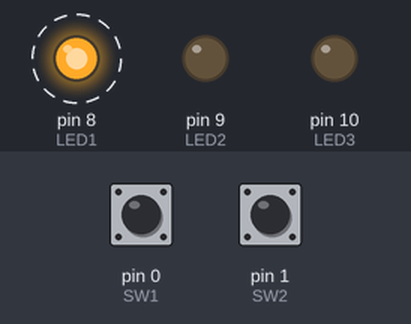
The sketch below on a simulated Arduino Uno, built with avr-gcc and run on an emulated ATmega328P. On the bench: output pins drawn as LEDs (lit = HIGH). Dashed ring = blinking. Inputs (shaded band) come from the test bench; at power-on: pin 0 (SW1) HIGH, pin 1 (SW2) HIGH.

Above: at 0.8 s.
0.9 s: pin 0 (SW1) pulled LOW for 0.15 s
At 1.9 s:
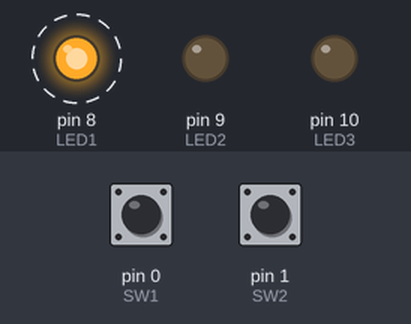
3.9 s: pin 1 (SW2) pulled LOW for 0.15 s
At 4.9 s:
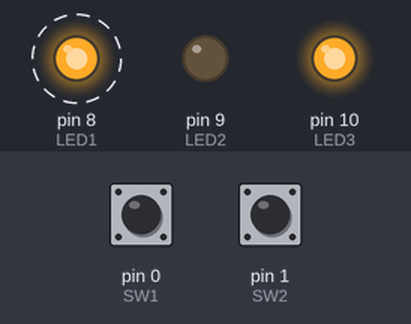
6.9 s: pin 0 (SW1) pulled LOW for 1 s
At 7.7 s:
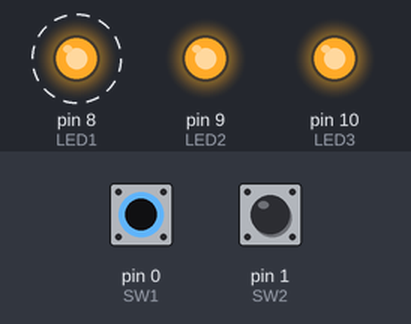
9.9 s: pin 0 (SW1) pulled LOW for 3.2 s
At 14.4 s:
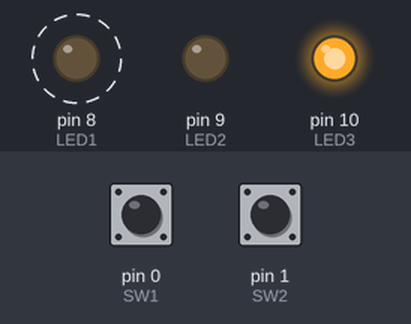
14.6 s: pin 1 (SW2) pulled LOW for 1 s
At 15.4 s:
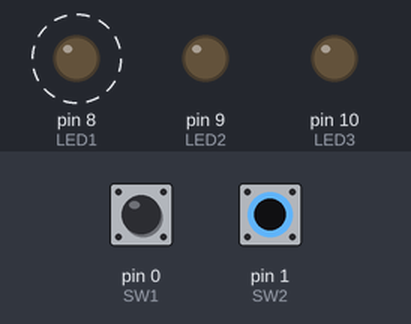
Timing chart, 0 to 19.5 s (numbered marks = the images above; inputs shaded):
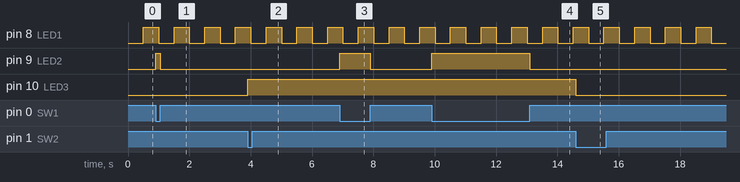

Measured:
- after the input at 0.9 s, pin 9 (LED2): LOW → HIGH at once, → LOW 0.15 s later
- after the input at 3.9 s, pin 10 (LED3): LOW → HIGH at once
- after the input at 6.9 s, pin 9 (LED2): LOW → HIGH at once, → LOW 1.0 s later
- after the input at 9.9 s, pin 9 (LED2): LOW → HIGH at once, → LOW 3.2 s later
- after the input at 14.6 s, pin 10 (LED3): HIGH → LOW at once
- by itself, pin 8 (LED1): alternates HIGH for 0.50 s and LOW for 0.50 s

The sketch:

zad2.ino
```cpp
#define F_CPU 16000000UL
#include <avr/io.h>
#include <util/delay.h>

#ifndef bit_macros
// ... (makra te same co wyżej) ...
#define _BV(bit)  (1<<(bit))
#define sbi(reg, bit) reg |= (_BV(bit))
#define cbi(reg, bit) reg &= ~(_BV(bit))
#define tbi(reg, bit) reg ^= (_BV(bit))
#define bit_is_set(sfr, bit)  ((sfr) & _BV(bit))
#define bit_is_clear(sfr, bit) (!((sfr) & _BV(bit)))
#endif

#define LED1 0 // PORTB
#define LED2 1 // PORTB
#define LED3 2 // PORTB

#define SW1 0 // PIND
#define SW2 1 // PIND

int main(void) {
    // Diody jako wyjścia
    sbi(DDRB, LED1);
    sbi(DDRB, LED2);
    sbi(DDRB, LED3);

    // Przyciski jako wejścia (cbi) z włączonym rezystorem podciągającym (sbi)
    cbi(DDRD, SW1); sbi(PORTD, SW1);
    cbi(DDRD, SW2); sbi(PORTD, SW2);

    uint16_t timer_1hz = 0;
    uint8_t sw2_last_state = 1; // 1 bo podciągnięte do VCC
    uint8_t debounce_timer = 0;

    while (1) {
        _delay_ms(1);
        timer_1hz++;

        if(debounce_timer > 0) debounce_timer--;

        // 1. LED1 - miga 1Hz
        if (timer_1hz >= 500) {
            tbi(PORTB, LED1);
            timer_1hz = 0;
        }

        // 2. LED2 - świeci tylko gdy SW1 jest wciśnięty (zakładamy stan niski przy wciśnięciu)
        if (bit_is_clear(PIND, SW1)) {
            sbi(PORTB, LED2);
        } else {
            cbi(PORTB, LED2);
        }

        // 3. LED3 - włącznik bistabilny na SW2
        uint8_t sw2_current_state = bit_is_set(PIND, SW2) ? 1 : 0;

        // Wykrywanie zbocza opadającego (był 1, jest 0) + prosty debouncing
        if (sw2_last_state == 1 && sw2_current_state == 0 && debounce_timer == 0) {
            tbi(PORTB, LED3);
            debounce_timer = 50; // Zablokuj odczyt przycisku na 50ms (drgania styków)
        }
        sw2_last_state = sw2_current_state;
    }
}
```
